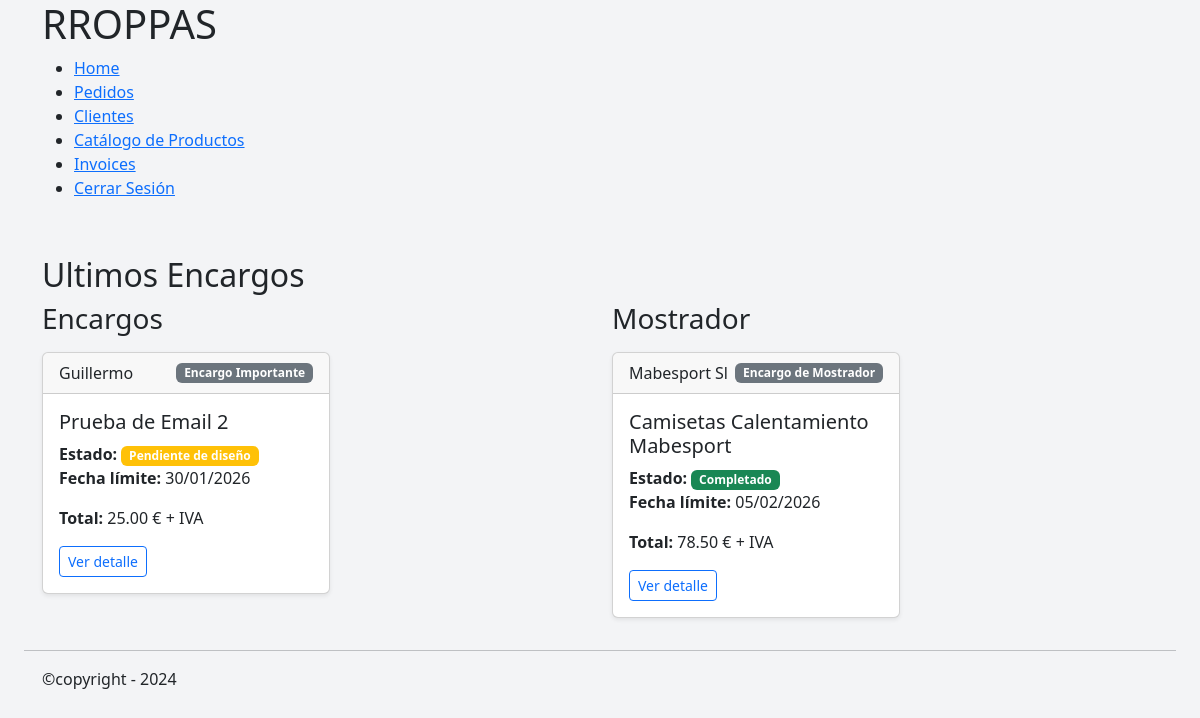
The app's page /home/ (signed in) with its own data.
### orders/models.py (models this page shows, shortened)
class Order(models.Model):
    class OrderStatus(models.TextChoices):
        RECEIVED = "RECEIVED", "Recibido"
        PENDING_DESIGN = "PENDING_DESIGN", "Pendiente de diseño"
        DESIGN_READY = "DESIGN_READY", "Diseño confirmado"
        IN_PRODUCTION = "IN_PRODUCTION", "En producción"
        COMPLETED = "COMPLETED", "Completado"
        DELIVERED = "DELIVERED", "Entregado"
        CANCELLED = "CANCELLED", "Cancelado"
    class OrderType(models.TextChoices):
        LARGE = 'LARGE', 'Encargo Importante'
        SMALL = 'SMALL', 'Encargo de Mostrador'
    client = models.ForeignKey(
        Client,
        on_delete=models.PROTECT,
        related_name='orders',
    )
    title = models.CharField(
        max_length=50,
        help_text='Descripcion corta del Pedido',
        verbose_name='Nombre',
    )
    status = models.CharField(
        verbose_name='Estado',
        choices=OrderStatus,
        default=OrderStatus.PENDING_DESIGN,
    )
    order_type =models.CharField(
        verbose_name='Tipo de pedido',
        choices=OrderType,
    )
    notes = models.TextField(blank=True, null=True)
    delivery_date = models.DateField(blank=True, null=True)
    created_at = models.DateTimeField(auto_now_add=True)
    updated_at = models.DateTimeField(auto_now=True)
    def total_price(self):
        return sum(
            item.unit_price * item.quantity
            for item in self.items.all()
        )
    def status_color(self):
        return {
            self.OrderStatus.RECEIVED: 'secondary',
            self.OrderStatus.PENDING_DESIGN: 'warning',
            self.OrderStatus.DESIGN_READY: 'info',
            self.OrderStatus.IN_PRODUCTION: 'primary',
            self.OrderStatus.COMPLETED: 'success',
            self.OrderStatus.DELIVERED: 'dark',
            self.OrderStatus.CANCELLED: 'danger',
        }.get(self.status, 'secondary')

class OrderItem(models.Model):
    order = models.ForeignKey(
        Order,
        on_delete=models.CASCADE,
        related_name='items',
    )
    product = models.ForeignKey(
        Product,
        on_delete=models.PROTECT,
    )
    variant = models.ForeignKey(
        ProductVariant,
        on_delete=models.PROTECT,
    )
    quantity = models.PositiveIntegerField(
        default=1,
    )
    unit_price = models.DecimalField(
        max_digits=10,
        decimal_places=2,
        help_text="Precio unitario sin IVA",
        verbose_name='Precio presupuestado',
    )
    notes = models.CharField(
        max_length=255,
        blank=True,
    )

### clients/models.py (models this page shows, shortened)
class Client(models.Model):
    TIPOS_CLIENTE = [
        ("club deportivo", "Club deportivo"),
        ("colegio", "Colegio"),
        ("ayuntamiento", "Ayuntamiento"),
        ("universidad", "Universidad"),
        ("empresa", "Empresa"),
        ("particular", "Particular"),
    ]
    name = models.CharField(
        verbose_name='Nombre',
        max_length=255,
    )
    tipo = models.CharField(
        verbose_name='Tipo de Cliente',
        choices=TIPOS_CLIENTE
    )
    cif_nif = models.CharField(
        verbose_name='CIF/NIF',
        max_length=20,
        blank=True,
        null=True,
    )
    t_number = models.CharField(
        verbose_name='Nº teléfono',
        max_length=30,
        null=True,
        blank=True
    )
    email= models.EmailField(
        blank=True,
    )
    direccion=models.TextField(
        verbose_name='Direccion',
        max_length=100,
        blank=True,
        null=True,
    )
    other=models.TextField(
        verbose_name='Otra información',
        blank=True,
        null=True,
    )
    created_at=models.DateTimeField(
        verbose_name='Fecha de Creación',
        default=timezone.now,
        )

### mini_erp/views.py (the view, shortened to what this page needs)
# urls.py: path('home/', home_view.as_view(), name='home'),
class home_view(TemplateView):
    template_name = 'general/home.html'
    def get_context_data(self, **kwargs):
        context = super().get_context_data(**kwargs)
        search = self.request.GET.get('q')
        order_by_delivery = self.request.GET.get('order') == 'delivery'
        important_orders = Order.objects.filter(order_type='LARGE')
        counter_orders = Order.objects.filter(order_type='SMALL')
        if order_by_delivery:
            important_orders = important_orders.order_by(
                'delivery_date'
            )
            counter_orders = counter_orders.order_by(
                'delivery_date'
            )
        else:
            important_orders = important_orders.order_by(
                '-created_at'
            )
            counter_orders = counter_orders.order_by(
                '-created_at'
            )
        context['important_orders'] = important_orders
        context['counter_orders'] = counter_orders
        return context

### mini_erp/templates/general/home.html (shortened to what this page needs)
{% extends "general/layout.html" %}
{% block contenido %}
   {% if request.user.is_authenticated %}
      <div class="container">
         <section>
               <div class="row">
                  <h2>Ultimos Encargos</h2>
                  <div class="col-md-6">
                     <h3 class="mb-3">Encargos</h3>
                     {% for order in important_orders|slice:":1" %}
                        {% include "_includes/_orders/_order_card.html" %}
                     {% endfor %}
                  </div>
                  <div class="col-md-6">
                     <h3 class="mb-3">Mostrador</h3>
                     {% for order in counter_orders|slice:":1" %}
                        {% include "_includes/_orders/_order_card.html" %}
                     {% endfor %}
                  </div>
               </div>
         </section>
      </div
   {% endif %}
{% endblock %}

### mini_erp/templates/_includes/_orders/_order_card.html
<div class="card mb-3 shadow-sm" style="width: 18rem;">
    <div class="card-header d-flex justify-content-between align-items-center">
        <span>{{ order.client.name }}</span>
        <span class="badge
            {% if order.order_type == 'BIG' %} bg-primary
            {% else %} bg-secondary
            {% endif %}">
            {{ order.get_order_type_display }}
        </span>
    </div>
    <div class="card-body">
        <h5 class="card-title">{{ order.title }}</h5>
        <p class="card-text">
            <strong>Estado:</strong>
            <span class="badge bg-{{ order.status_color }}">
                {{ order.get_status_display }}
            </span>
            <br>
            <strong>Fecha límite:</strong>
            {% if order.delivery_date %}{{ order.delivery_date|date:"d/m/Y" }}{% else %}Sin definir{% endif %}
        </p>
        <p class="card-text"><strong>Total:</strong> {{ order.total_price }} € + IVA</p>
        <a href="{% url 'orders:order_detail' order.pk %}" class="btn btn-sm btn-outline-primary">
            Ver detalle
        </a>
    </div>
</div>

### mini_erp/static/orders/css/orders.css (style rules this page uses)
body { background-color: #f3f4f6; }

### records on screen
Order: client.name "Guillermo", order_type "Encargo Importante", title "Prueba de Email 2", status "Pendiente de diseño", delivery_date "30/01/2026", total_price "25.00"
Order: client.name "Mabesport Sl", order_type "Encargo de Mostrador", title "Camisetas Calentamiento Mabesport", status "Completado", delivery_date "05/02/2026", total_price "78.50"
